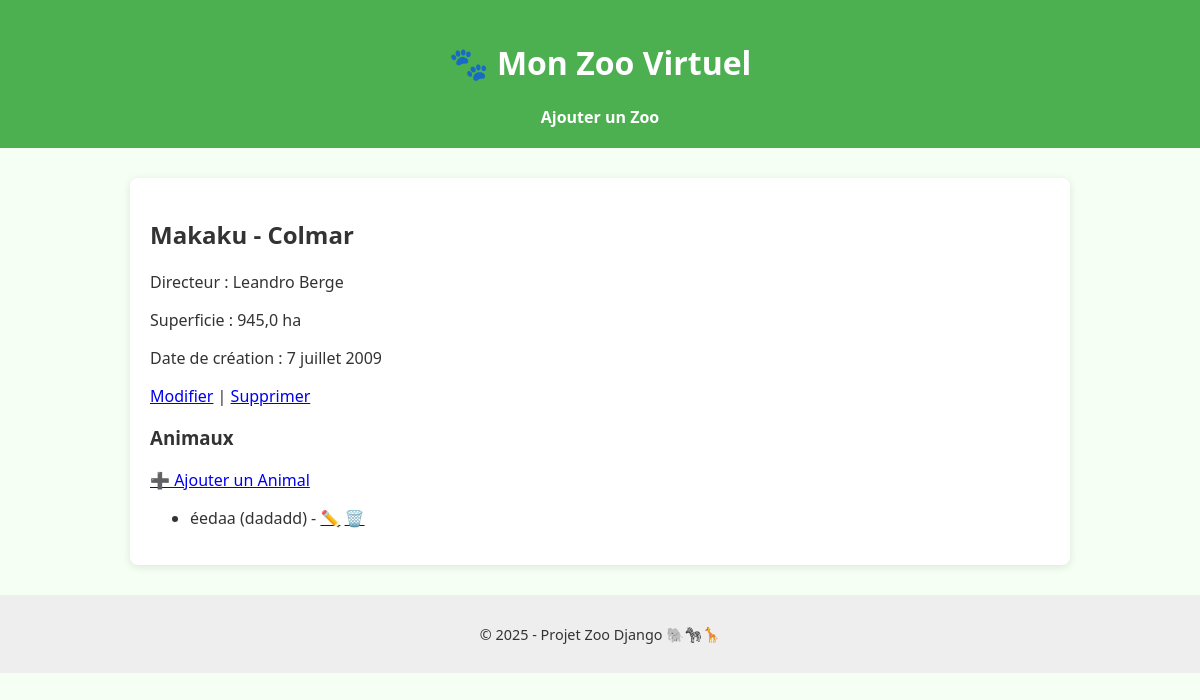
/zoo/5/, run on the app's committed database.
### zoo/models.py (models this page shows, shortened)
class Zoo(models.Model):
    nom = models.CharField(max_length=100)
    ville = models.CharField(max_length=100)
    superficie = models.FloatField(help_text="Superficie en m²", blank=True, null=True)
    directeur_du_zoo = models.CharField(max_length=100, blank=True, null=True)
    date_de_creation = models.DateField(blank=True , null=True)  # Meilleure pratique

class Animal(models.Model):
    nom = models.CharField(max_length=100)
    espece = models.CharField(max_length=100)
    age = models.IntegerField(blank=True , null=True)
    zoo = models.ForeignKey(Zoo, on_delete=models.CASCADE, related_name='animaux')
    date_naissance = models.DateField(blank=True , null=True)

### zoo/views.py (the view)
# urls.py: path('zoo/<int:pk>/', views.zoo_detail, name='zoo_detail'),
def zoo_detail(request, pk):
    zoo = get_object_or_404(Zoo, pk=pk)
    return render(request, 'zoo/zoo_detail.html', {'zoo': zoo})

### zoo/templates/zoo/zoo_detail.html
{% extends 'base.html' %}
{% block content %}
<h2>{{ zoo.nom }} - {{ zoo.ville }}</h2>
<p>Directeur : {{ zoo.directeur_du_zoo }}</p>
<p>Superficie : {{ zoo.superficie }} ha</p>
<p>Date de création : {{ zoo.date_de_creation }}</p>
<a href="{% url 'zoo_update' zoo.pk %}">Modifier</a> |
<a href="{% url 'zoo_delete' zoo.pk %}">Supprimer</a>
<h3>Animaux</h3>
<a href="{% url 'animal_create' zoo.pk %}">➕ Ajouter un Animal</a>
<ul>
    {% for animal in zoo.animaux.all %}
    <li>{{ animal.nom }} ({{ animal.espece }}) -
        <a href="{% url 'animal_update' animal.pk %}">✏️</a>
        <a href="{% url 'animal_delete' animal.pk %}">🗑️</a>
    </li>
    {% empty %}
    <li>Aucun animal</li>
    {% endfor %}
</ul>
{% endblock %}

### zoo/static/zoo/css/style.css (style rules this page uses)
body { font-family: 'Segoe UI', sans-serif; background: #f6fff4; color: #333; margin: 0; padding: 0; }

### data on the page
Zoo: nom "Makaku", ville "Colmar", directeur_du_zoo "Leandro Berge", superficie "945,0", date_de_creation "7 juillet 2009"
Animal: nom "éedaa", espece "dadadd"
